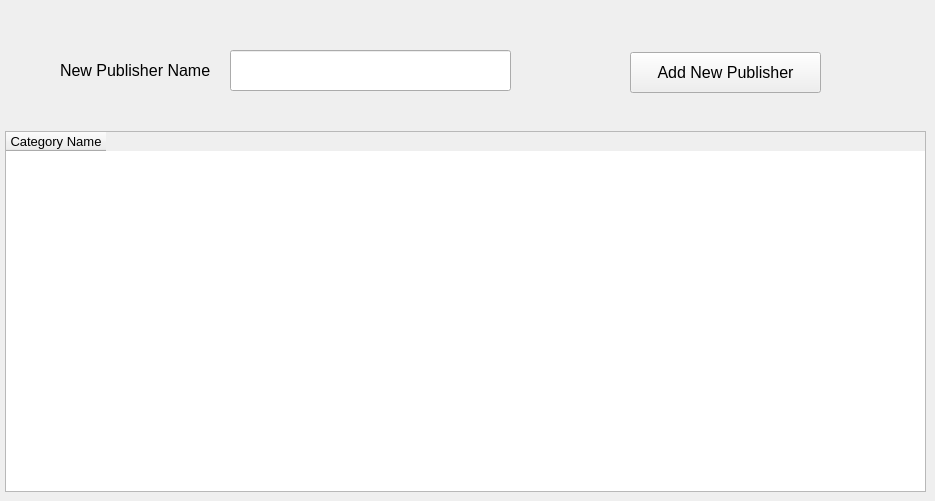
      <widget class="QWidget" name="tab_14">
       <attribute name="title">
        <string>Publisher</string>
       </attribute>
       <widget class="QPushButton" name="pushButton_21">
        <property name="geometry">
         <rect>
          <x>630</x>
          <y>52</y>
          <width>191</width>
          <height>41</height>
         </rect>
        </property>
        <property name="font">
         <font>
          <family>Segoe UI</family>
          <pointsize>12</pointsize>
         </font>
        </property>
        <property name="text">
         <string>Add New Publisher</string>
        </property>
       </widget>
       <widget class="QLabel" name="label_41">
        <property name="geometry">
         <rect>
          <x>60</x>
          <y>60</y>
          <width>151</width>
          <height>21</height>
         </rect>
        </property>
        <property name="font">
         <font>
          <family>Segoe UI</family>
          <pointsize>12</pointsize>
         </font>
        </property>
        <property name="text">
         <string>New Publisher Name</string>
        </property>
       </widget>
       <widget class="QTableWidget" name="tableWidget_6">
        <property name="geometry">
         <rect>
          <x>5</x>
          <y>131</y>
          <width>921</width>
          <height>361</height>
         </rect>
        </property>
        <property name="font">
         <font>
          <pointsize>10</pointsize>
         </font>
        </property>
        <column>
         <property name="text">
          <string>Category Name</string>
         </property>
        </column>
       </widget>
       <widget class="QLineEdit" name="lineEdit_30">
        <property name="geometry">
         <rect>
          <x>230</x>
          <y>50</y>
          <width>281</width>
          <height>41</height>
         </rect>
        </property>
       </widget>
      </widget>
